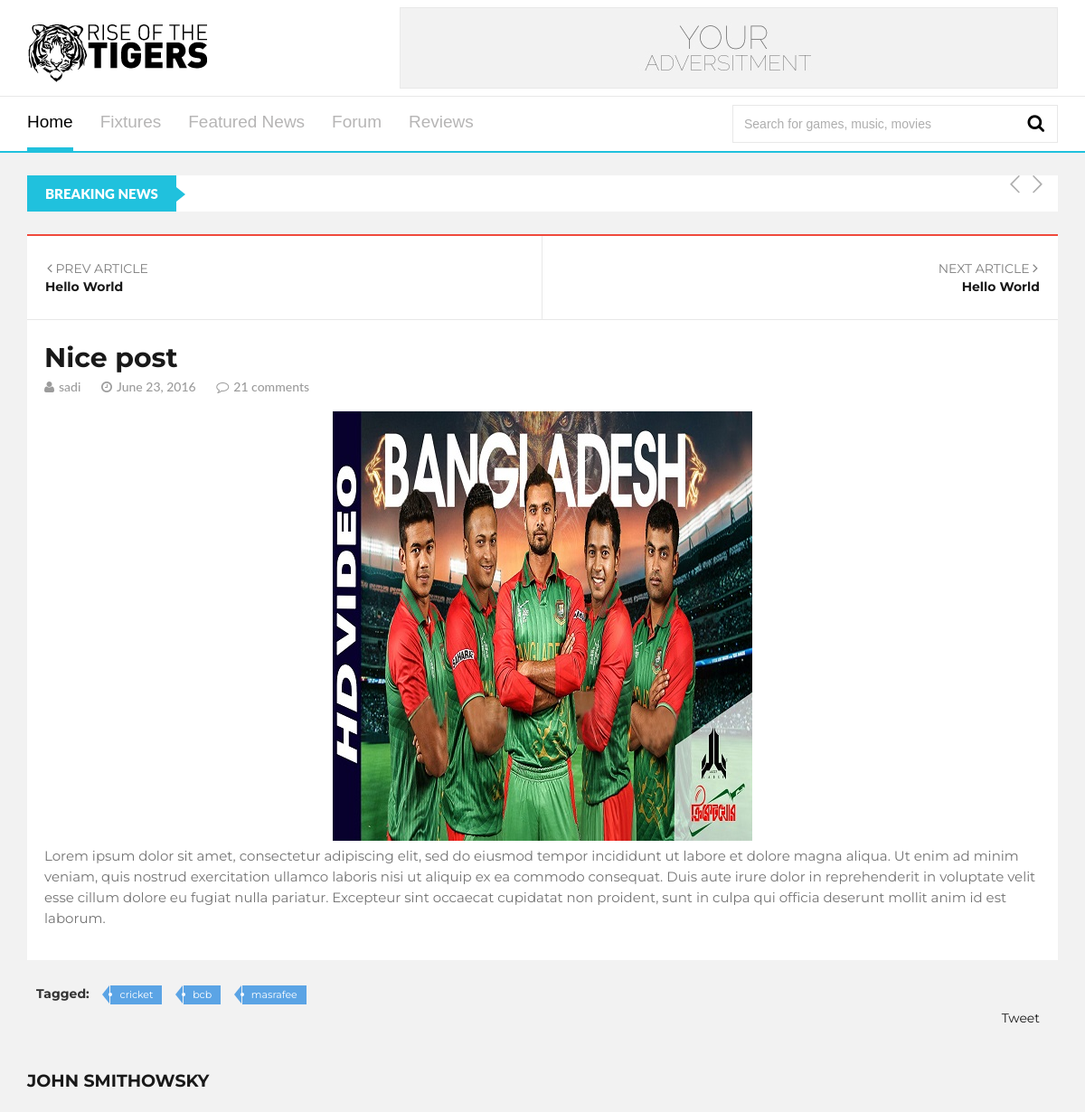
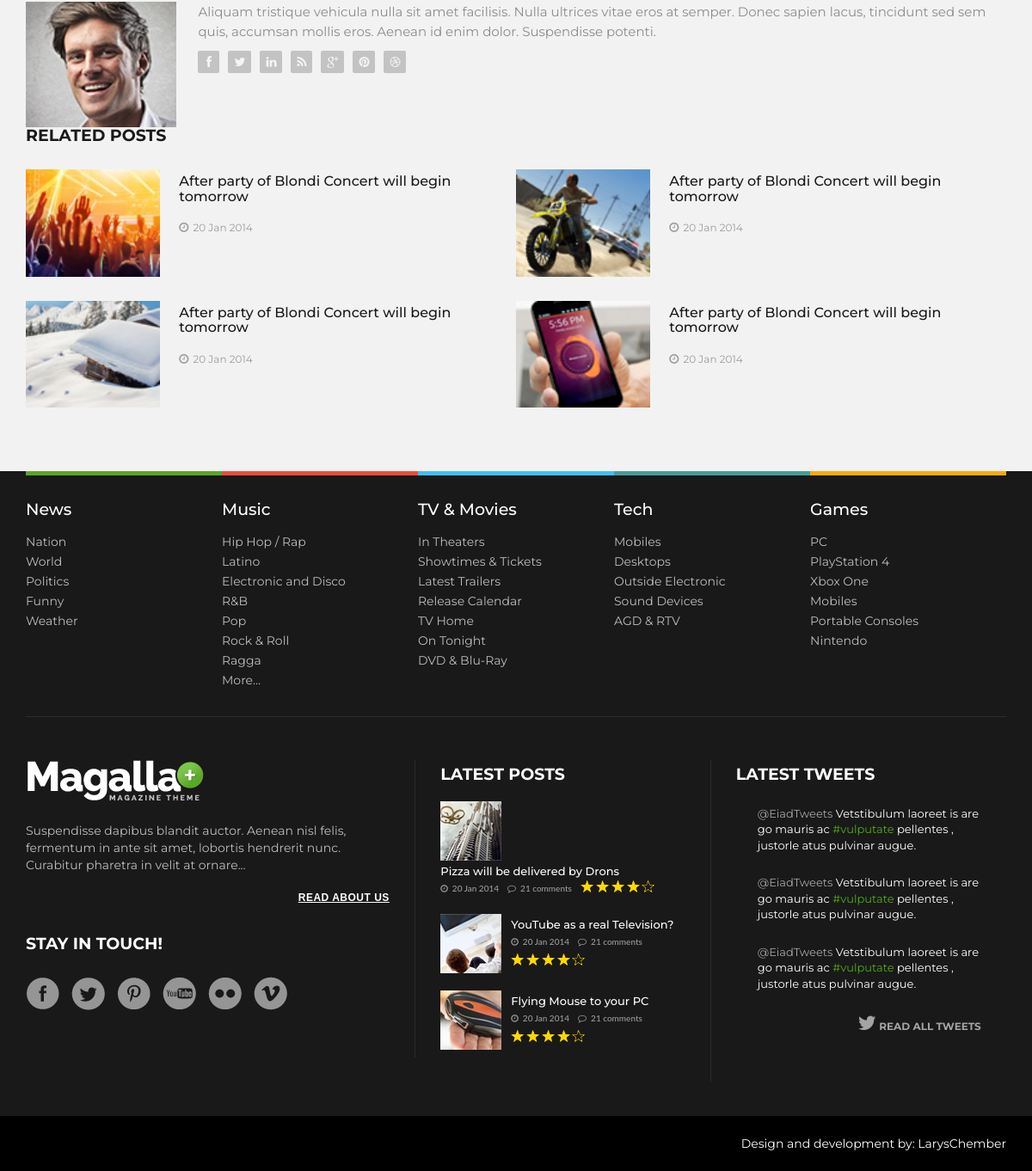
/article/nice-post/, run on the app's committed database (2 pictures, top to bottom).
### posts/models.py (models this page shows, shortened)
class Post(models.Model):
    user = models.ForeignKey(settings.AUTH_USER_MODEL, default=1)
    category_post = models.ForeignKey(Category, default=1)
    title = models.CharField(max_length=100)
    slug = AutoSlugField(populate_from='title', unique=True)
    content = models.TextField()
    image = StdImageField(upload_to= '%Y/%m/%d/')
    FEATURED_POST = (
        ('featured', 'Featured Post'),
        ('not', 'Not Featured'),
    )
    TOP_NEWS = (
        ('top', 'Top News'),
        ('not', 'Not'),
    )
    featured_post = models.CharField(max_length=256, choices=FEATURED_POST, default='not')
    top_news = models.CharField(max_length=256, choices=TOP_NEWS, default='not')
    tags = TaggableManager()
    publish = models.DateField(auto_now=False, auto_now_add=False)
    updated = models.DateTimeField(auto_now=True, auto_now_add=False)
    timestamp = models.DateTimeField(auto_now=False, auto_now_add=True)
    def get_absolute_url(self):
        return reverse("article", kwargs={"slug": self.slug})

### posts/views.py (the view)
# urls.py: url(r'^article/(?P<slug>[\w-]+)/$', views.article, name='article'),
def article(request, slug=None):
    post_detail = get_object_or_404(Post, slug=slug)
    context= {
        'details': post_detail
    }
    return render(request, 'posts/article.html', context)

### posts/templates/posts/article.html (shortened to what this page needs)
{% extends 'posts/base.html' %}
{% load staticfiles %}
{% block main %}
    <div class="row">
         <div class="col-md-12">
            <div class="artcl-main float-width">
               <div class="artcl-prev-nxt float-width">
                  <div class="artcl-prev w50 blocky">
                     <a href="{{ details.get_next_by_publish.get_absolute_url }}"><i class="fa fa-angle-left"></i> PREV ARTICLE</a>
                     <p>{{ details.get_next_by_publish.title }}</p>
                  </div>
                  <div class="artcl-nxt w50 blocky text-right">
                     <a href="{{ details.get_previous_by_publish.get_absolute_url }}">NEXT ARTICLE <i class="fa fa-angle-right"></i></a>
                     <p>{{ details.get_previous_by_publish.title }}</p>
                  </div>
               </div>
               <div class="artcl-body float-width">
                  <h2>{{ details.title }}</h2>
                  <h5>
                     <span><i class="fa fa-user"></i>{{ details.user }}</span>
                     <span><i class="fa fa-clock-o"></i>{{ details.publish }}</span>
                     <span><i class="fa fa-comment-o"></i>21 comments</span>
                  </h5>
                  <article class="float-width articl-data">
                     <img alt="" src="{{ details.image.url }}" />
                     <p class="detail-content">
                         {{ details.content }}
                     </p>
                  </article>
               </div>
            </div>
            <div class="artcl-scl float-width">
               <div class="tags">
                    <strong>Tagged:</strong>
                    {% for tag in details.tags.all %}
                      <a href="#" rel="tag">{{ tag.name }}</a>
                    {% empty %}
                        <p>No Tags</p>
                    {% endfor %}
                </div>
               <div class="righty artcl-shr">
                  <ul>
                     <li>
                        <a href="https://twitter.com/share" class="twitter-share-button" data-count="none">Tweet</a>
                     </li>
                  </ul>
               </div>
            </div>
            <div class="author-bio float-width">
               <h3 class="float-width">john smithowsky</h3>
               <div class="author-info">
                  <img alt="" src="img/samples/a2.jpg" />
                  <p>
                     Aliquam tristique vehicula nulla sit amet facilisis. Nulla ultrices vitae eros at semper. Donec sapien lacus, tincidunt sed sem quis, accumsan mollis eros. Aenean id enim dolor. Suspendisse potenti.
                  </p>
                  <ul>
                     <li><a href="#"><i class="fa fa-facebook"></i></a></li>
                     <li><a href="#"><i class="fa fa-twitter"></i></a></li>
                     <li><a href="#"><i class="fa fa-linkedin"></i></a></li>
                     <li><a href="#"><i class="fa fa-rss"></i></a></li>
                     <li><a href="#"><i class="fa fa-google-plus"></i></a></li>
                     <li><a href="#"><i class="fa fa-pinterest"></i></a></li>
                     <li><a href="#"><i class="fa fa-dribbble"></i></a></li>
                  </ul>
               </div>
            </div>
            <div class="artcl-reltd float-width">
               <h3 class="sec-title">RELATED POSTS</h3>
               <div class="reltd-sngl">
                  <img alt="" src="img/samples/e1.jpg">
                  <div class="reltd-sngl-txt">
                     <h3>After party of Blondi Concert will begin tomorrow </h3>
                     <p><i class="fa fa-clock-o"></i>20 Jan 2014</p>
                  </div>
               </div>
               <div class="reltd-sngl">
                  <img alt="" src="img/samples/e2.jpg">
                  <div class="reltd-sngl-txt">
                     <h3>After party of Blondi Concert will begin tomorrow </h3>
                     <p><i class="fa fa-clock-o"></i>20 Jan 2014</p>
                  </div>
               </div>
               <div class="reltd-sngl">
                  <img alt="" src="img/samples/e3.jpg">
                  <div class="reltd-sngl-txt">
                     <h3>After party of Blondi Concert will begin tomorrow </h3>
                     <p><i class="fa fa-clock-o"></i>20 Jan 2014</p>
                  </div>
               </div>
               <div class="reltd-sngl">
                  <img alt="" src="img/samples/e4.jpg">
                  <div class="reltd-sngl-txt">
                     <h3>After party of Blondi Concert will begin tomorrow </h3>
                     <p><i class="fa fa-clock-o"></i>20 Jan 2014</p>
                  </div>
               </div>
            </div>
         </div>
    </div>
{% endblock %}

### posts/templates/posts/base.html (shortened to what this page needs)
{% load staticfiles %}
<!DOCTYPE html>
<html class="no-js">
<head>
    <link rel="stylesheet" href="https://maxcdn.bootstrapcdn.com/bootstrap/3.3.6/css/bootstrap.min.css" >
    <link rel="stylesheet" href="https://maxcdn.bootstrapcdn.com/bootstrap/3.3.6/css/bootstrap-theme.min.css" >
    <link rel="stylesheet" href="{% static "css/normalize.css" %}">
   <link rel="stylesheet" href="{% static "fonts/font-awesome/css/font-awesome.min.css" %}">
   <link rel="stylesheet" href="{% static "css/main.css" %}">
   <link rel="stylesheet" href="{% static "css/responsive.css" %}">
   <link rel="stylesheet" href="{% static "css/calendar.css" %}">
   <link rel="stylesheet" href="{% static "css/owl.carousel.css" %}">
   <link rel="stylesheet" href="{% static "css/owl.theme.css" %}">
</head>
   <body>
      <div class="logo-top-ad">
         <div class="container">
            <div class="row">
               <div class="logo col-lg-4">
                  <a href="{% url 'index' %}"><img alt="" src="{% static "img/rt-new-logo_2.png" %}" /></a>
               </div>
               <div class="top-banner col-lg-8">
                  <a href="#"><img alt="" src="img/top-banner.jpg" /></a>
               </div>
            </div>
         </div>
      </div>
      <div class="main-menu">
         <div class="container">
            <div class="row">
               <div class="col-lg-8">
                  <ul id="main-menu-items" class="sm sm-menu menu-efct">
                     <li class="active"><a href="{% url 'index' %}">Home</a></li>
                     <li><a href="{% url 'fixtures' %}">Fixtures</a></li>
                     <li class="mega-menu-li">
                        <a href="#">Featured News</a>
                     </li>
                     <li>
                        <a href="#">Forum</a>
                     </li>
                     <li><a href="#">Reviews</a></li>
                  </ul>
               </div>
               <div class="col-lg-4 main-search-bar">
                  <form class="navbar-form float-width" role="search" id = 'form-search' action="{% url 'search' %}" method="POST">
                     <div class="form-group float-width">
                        <input type="text" name="query" class="form-control float-width" placeholder="Search for games, music, movies">
                     </div>
                     <a href="#" type="submit"><i class="fa fa-search"></i></a>
                  </form>
               </div>
            </div>
         </div>
      </div>
        <div class="container">
         <div class="float-width ticker">
            <h3 class="cat-label1">BREAKING NEWS</h3>
            <ul class="newsticker">
            </ul>
            <div class="ticker-ctrls">
               <a id="tkr-prev">&#59237;</a>
               <a id="tkr-nxt">&#59238;</a>
            </div>
         </div>
      </div>
      <div class="container">
        {% block main %}
        {% endblock %}
      </div>
      <div class="main-footers">
         <div class="container">
            <div class="cat-ftr-cont float-width">
               <div class="cat-ftr-cont-sngl lefty cat-brd-1">
                  <h3>News</h3>
                  <ul>
                     <li><a href="#">Nation</a></li>
                     <li><a href="#">World</a></li>
                     <li><a href="#">Politics</a></li>
                     <li><a href="#">Funny</a></li>
                     <li><a href="#">Weather</a></li>
                  </ul>
               </div>
               <div class="cat-ftr-cont-sngl lefty cat-brd-2">
                  <h3>Music</h3>
                  <ul>
                     <li><a href="#">Hip Hop / Rap</a></li>
                     <li><a href="#">Latino</a></li>
                     <li><a href="#">Electronic and Disco</a></li>
                     <li><a href="#">R&B</a></li>
                     <li><a href="#">Pop</a></li>
                     <li><a href="#">Rock & Roll</a></li>
                     <li><a href="#">Ragga</a></li>
                     <li><a href="#">More...</a></li>
                  </ul>
               </div>
               <div class="cat-ftr-cont-sngl lefty cat-brd-3">
                  <h3>TV & Movies</h3>
                  <ul>
                     <li><a href="#">In Theaters</a></li>
                     <li><a href="#">Showtimes & Tickets</a></li>
                     <li><a href="#">Latest Trailers</a></li>
                     <li><a href="#">Release Calendar</a></li>
                     <li><a href="#">TV Home</a></li>
                     <li><a href="#">On Tonight</a></li>
                     <li><a href="#">DVD & Blu-Ray</a></li>
                  </ul>
               </div>
               <div class="cat-ftr-cont-sngl lefty cat-brd-4">
                  <h3>Tech</h3>
                  <ul>
                     <li><a href="#">Mobiles</a></li>
                     <li><a href="#">Desktops</a></li>
                     <li><a href="#">Outside Electronic</a></li>
                     <li><a href="#">Sound Devices</a></li>
                     <li><a href="#">AGD & RTV</a></li>
                  </ul>
               </div>
               <div class="cat-ftr-cont-sngl lefty cat-brd-5">
                  <h3>Games</h3>
                  <ul>
                     <li><a href="#">PC</a></li>
                     <li><a href="#">PlayStation 4</a></li>
                     <li><a href="#">Xbox One</a></li>
                     <li><a href="#">Mobiles</a></li>
                     <li><a href="#">Portable Consoles</a></li>
                     <li><a href="#">Nintendo</a></li>
                  </ul>
               </div>
            </div>
            <div class="info-ftr float-width">
               <div class="mag-info lefty">
                  <a class="ftr-logo" href="#"><img alt="" src="img/logo-footer.png" /></a>
                  <p>Suspendisse dapibus blandit auctor. Aenean nisl felis, fermentum in ante sit amet, lobortis hendrerit nunc. Curabitur pharetra in velit at ornare... <a href="#">READ ABOUT US</a></p>
                  <div class="scl-ftr float-width">
                     <h3>STAY IN TOUCH!</h3>
                     <ul>
                        <li><a href="#" data-toggle="tooltip" data-placement="bottom" title="Facebook" class="trans1 fb-ftr" ></a></li>
                        <li><a href="#" data-toggle="tooltip" data-placement="bottom" title="Twitter" class="trans1 tw-ftr"></a></li>
                        <li><a href="#" data-toggle="tooltip" data-placement="bottom" title="Pinterest" class="trans1 pin-ftr"></a></li>
                        <li><a href="#" data-toggle="tooltip" data-placement="bottom" title="YouTube" class="trans1 yt-ftr"></a></li>
                        <li><a href="#" data-toggle="tooltip" data-placement="bottom" title="Instagram" class="trans1 ins-ftr"></a></li>
                        <li><a href="#" data-toggle="tooltip" data-placement="bottom" title="Vimeo" class="trans1 vm-ftr"></a></li>
                     </ul>
                  </div>
               </div>
               <div class="post-ftr lefty">
                  <h3>LATEST POSTS</h3>
                  <div class="pst-ftr-sngl float-width">
                     <a href="#" class="lefty pst-ftr-img"><img alt="" src="img/samples/y1.jpg" /></a>
                     <h5>Pizza will be delivered by Drons</h5>
                     <h6 class="lefty"><span><i class="fa fa-clock-o"></i>20 Jan 2014</span><span><i class="fa fa-comment-o"></i>21 comments</span></h6>
                     <a href="#" class="lefty stars"><img alt="" src="img/4-stars.png"></a>
                  </div>
                  <div class="pst-ftr-sngl float-width">
                     <a href="#" class="lefty pst-ftr-img"><img alt="" src="img/samples/y2.jpg" /></a>
                     <h5>YouTube as a real Television?</h5>
                     <h6 class="lefty"><span><i class="fa fa-clock-o"></i>20 Jan 2014</span><span><i class="fa fa-comment-o"></i>21 comments</span></h6>
                     <a href="#" class="lefty stars"><img alt="" src="img/4-stars.png" /></a>
                  </div>
                  <div class="pst-ftr-sngl float-width">
                     <a href="#" class="lefty pst-ftr-img"><img alt="" src="img/samples/y3.jpg" /></a>
                     <h5>Flying Mouse to your PC</h5>
                     <h6 class="lefty"><span><i class="fa fa-clock-o"></i>20 Jan 2014</span><span><i class="fa fa-comment-o"></i>21 comments</span></h6>
                     <a href="#" class="lefty stars"><img alt="" src="img/4-stars.png" /></a>
                  </div>
               </div>
               <div class="twts-ftr lefty">
                  <h3>LATEST TWEETS</h3>
                  <ul>
                     <li>
                        <p><span class="tw-uname">@EiadTweets</span> Vetstibulum laoreet is are go mauris ac <span class="hsh">#vulputate</span> pellentes , justorle atus pulvinar augue.</p>
                     </li>
                     <li>
                        <p><span class="tw-uname">@EiadTweets</span> Vetstibulum laoreet is are go mauris ac <span class="hsh">#vulputate</span> pellentes , justorle atus pulvinar augue.</p>
                     </li>
                     <li>
                        <p><span class="tw-uname">@EiadTweets</span> Vetstibulum laoreet is are go mauris ac <span class="hsh">#vulputate</span> pellentes , justorle atus pulvinar augue.</p>
                     </li>
                  </ul>
                  <h6><a href="#" class="all-twts righty trans1"><i class="fa fa-twitter"></i> Read all tweets</a></h6>
               </div>
            </div>
         </div>
      </div>
      <div class="copy-rt-ftr">
         <div class="container">
            <a href="#" class="righty">Design and development by: LarysChember</a>
         </div>
      </div>
   </body>
</html>

### data on the page
Post: get_next_by_publish "Hello World", get_previous_by_publish "Hello World", title "Nice post", user "sadi", publish "June 23, 2016", image (placeholder picture), content "Lorem ipsum dolor sit amet, consectetur adipiscing elit, sed do eiusmod tempor incididunt ut labore et dolore magna aliqua. Ut enim ad minim veniam, quis nostrud exercitation ullamco laboris nisi ut aliquip ex ea commodo consequat. Duis aute irure dolor in reprehenderit in voluptate velit esse cillum dolore eu fugiat nulla pariatur. Excepteur sint occaecat cupidatat non proident, sunt in culpa qui officia deserunt mollit anim id est laborum."
Tag: name "cricket"
Tag: name "bcb"
Tag: name "masrafee"
